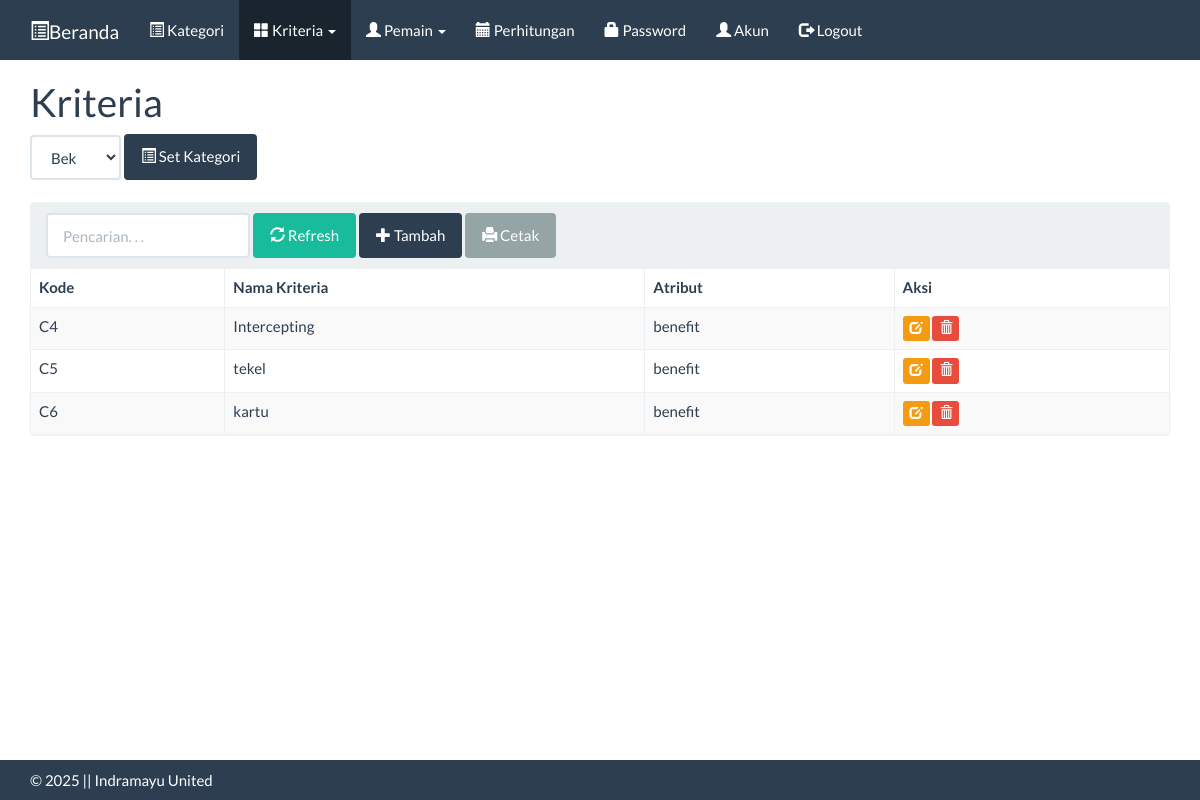
The page /index.php?m=kriteria&periode=2 (signed in) on the database its author committed.
### tables this page shows
CREATE TABLE `tb_kriteria` (
  `kode_kriteria` varchar(16) NOT NULL,
  `tahun` int(11) NOT NULL,
  `nama_kriteria` varchar(256) NOT NULL,
  `atribut` varchar(256) NOT NULL DEFAULT 'benefit'
);

### config.php (called while the page is built)
<?php
$config["server"]='localhost';
$config["username"]='root';
$config["password"]='';
$config["database_name"]='ahp-topsis';

### functions.php (called while the page is built, shortened)
<?php
include 'config.php';
include 'includes/db.php';
$db = new DB($config['server'], $config['username'], $config['password'], $config['database_name']);
include 'includes/general.php';
function get($key)
{
    return isset($_GET[$key]) ? $_GET[$key] : null;
}

### includes/db.php (called while the page is built, shortened)
<?php
class DB{
    var $conn = null;
    public function __construct($host, $username, $passwd, $dbname){
        $this->conn = mysqli_connect($host, $username, $passwd, $dbname);
    }
    public function query($sql){
        $query = mysqli_query($this->conn, $sql) or die('<pre>Error mysqli_query: ' . mysqli_error($this->conn) . '<br />' . $sql . '</pre>');
        return $query;
    }
    public function get_results($sql){
        $query = $this->query($sql);
        $arr = array();
        while($row = mysqli_fetch_object($query)){
            $arr[] = $row;
        }
        return $arr;
    }
}

### includes/general.php (called while the page is built, shortened)
<?php
function esc_field($str)
{
    return $str;
}

### kriteria.php (the view, shortened to what this page needs)
<div class="page-header">
    <h1>Kriteria</h1>
    <form class="form-inline" action="" method="get">
        <?php
        $periodes = $db->get_results("SELECT * FROM tb_periode ORDER BY tahun");
        ?>
        <div class="form-group">
            <select class="form-control" name="periode">
                <?php foreach ($periodes as $periode) { ?>
                    <option value="<?= $periode->tahun ?>" <?= $periode->tahun == get('periode') ? 'selected' : '' ?>><?= $periode->nama ?></option>
                <?php } ?>
            </select>
        </div>
        <div class="form-group">
            <button class="btn btn-primary" type="submit"><span class="glyphicon glyphicon-list-alt"></span> Set Kategori</button>
        </div>
    </form>
</div>
<div class="panel panel-default">
    <div class="panel-heading">
        <form class="form-inline">
            <div class="form-group">
                <input class="form-control" type="search" placeholder="Pencarian. . ." name="q" value="<?= get('q') ?>" />
            </div>
            <div class="form-group">
                <button class="btn btn-success"><span class="glyphicon glyphicon-refresh"></span> Refresh</button>
            </div>
            <div class="form-group">
                <a class="btn btn-primary" href="?m=kriteria_tambah&periode=<?= get('periode') ?>"><span class="glyphicon glyphicon-plus"></span> Tambah</a>
            </div>
            <div class="form-group">
                <a class="btn btn-default" target="_blank" href="cetak.php?m=kriteria&periode=<?= get('periode') ?>"><span class="glyphicon glyphicon-print"></span> Cetak</a>
            </div>
        </form>
    </div>
    <div class="table-responsive">
        <table class="table table-bordered table-hover table-striped">
            <thead>
                <tr>
                    <th>Kode</th>
                    <th>Nama Kriteria</th>
                    <th>Atribut</th>
                    <th>Aksi</th>
                </tr>
            </thead>
            <?php
            $q = esc_field(get('q'));
            $rows = $db->get_results("SELECT * FROM tb_kriteria WHERE nama_kriteria LIKE '%$q%' and tahun = '$PERIODE' ORDER BY kode_kriteria");
            foreach ($rows as $row) : ?>
                <tr>
                    <td><?= $row->kode_kriteria ?></td>
                    <td><?= $row->nama_kriteria ?></td>
                    <td><?= $row->atribut ?></td>
                    <td>
                        <a class="btn btn-xs btn-warning" href="?m=kriteria_ubah&ID=<?= $row->kode_kriteria ?>&periode=<?= get('periode') ?>"><span class="glyphicon glyphicon-edit"></span></a>
                        <a class="btn btn-xs btn-danger" href="aksi.php?act=kriteria_hapus&ID=<?= $row->kode_kriteria ?>&periode=<?= get('periode') ?>" onclick="return confirm('Hapus data?')"><span class="glyphicon glyphicon-trash"></span></a>
                    </td>
                </tr>
            <?php endforeach; ?>
        </table>
    </div>
</div>

### assets/css/general.css (style rules this page uses)
html { position: relative; min-height: 100%; }
body { margin-bottom: 70px; }
.page-header { margin-top: 0; padding-bottom: 0; }
.page-header h1 { margin-top: 0; }

### rows shown on the page
tb_kriteria: kode_kriteria "C4", nama_kriteria "Intercepting", atribut "benefit"
tb_kriteria: kode_kriteria "C5", nama_kriteria "tekel", atribut "benefit"
tb_kriteria: kode_kriteria "C6", nama_kriteria "kartu", atribut "benefit"

### other values the page prints
form field periode "Bek"
